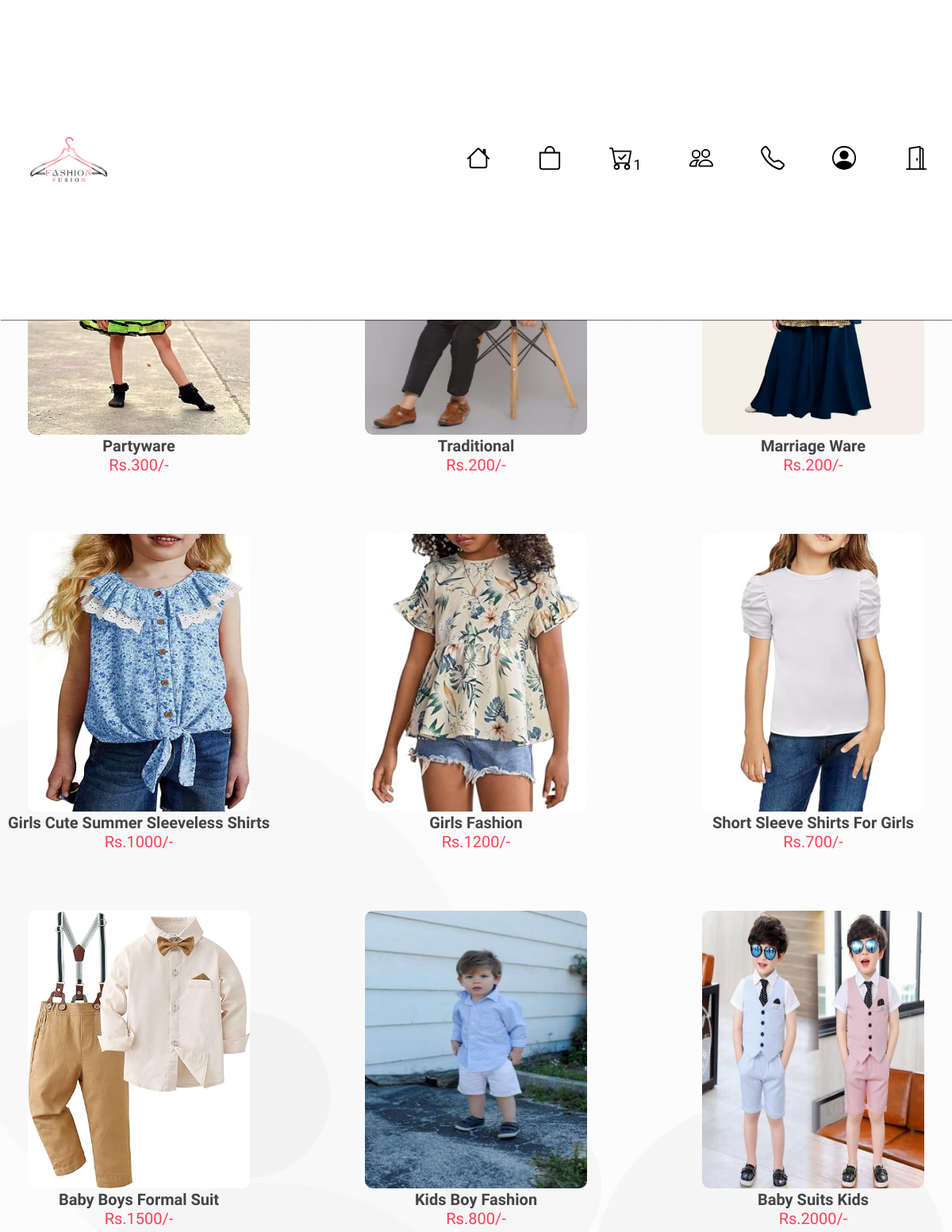
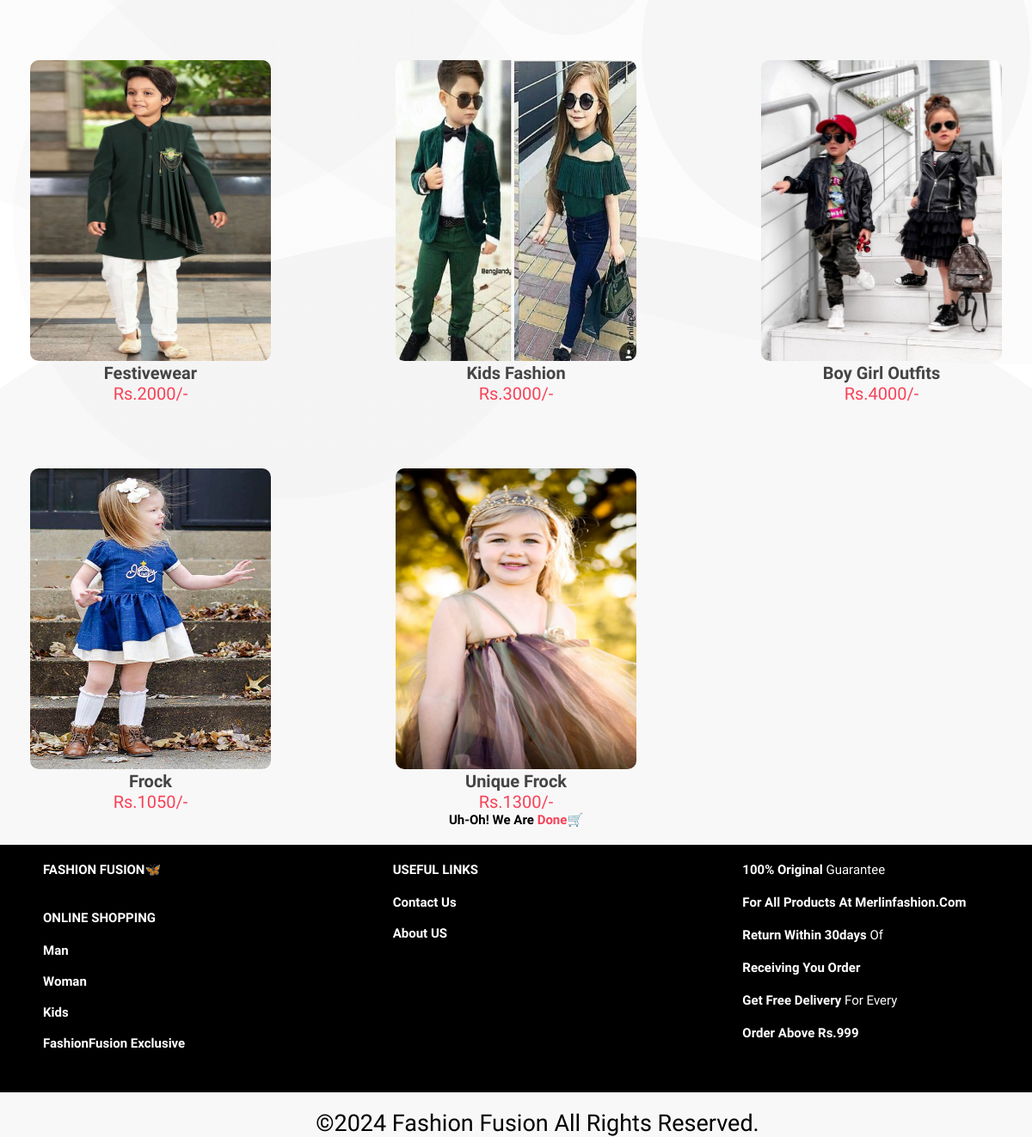
The app's page /kids.php (signed in) with its own data (2 pictures, top to bottom).
### tables this page shows
CREATE TABLE `products_kids` (
  `id` int(255) NOT NULL,
  `p_id` varchar(255) NOT NULL,
  `p_name` varchar(255) NOT NULL,
  `p_price` int(255) NOT NULL,
  `p_image` varchar(255) NOT NULL,
  `p_description` varchar(255) NOT NULL
);

### kids.php (the view, shortened to what this page needs)
<!DOCTYPE html>
<html lang="en" dir="ltr">
  <head>
    <link rel="stylesheet" href="https://cdnjs.cloudflare.com/ajax/libs/font-awesome/5.15.4/css/all.min.css">
    <link rel="stylesheet" href="css/style_index.css">
    <link rel="stylesheet" href="css/categories.css">
    <link rel="stylesheet" href="css/products.css">
    <link rel="stylesheet" href="css/nav.css">
    <head>
  <body>
  <?php @include 'header.php';?>
      <h1>Kid<span class="colored-word">'s Fashion</span></h1>
        <center><hr class="products-hr"></center>
        <br><br>
        <div class="container">
              <div class="products-container">
              <?php
                mysqli_select_db($con, "fashionfusion");
                $q1 = "SELECT * FROM `products_kids`";
                $result = mysqli_query($con, $q1);
                if(mysqli_num_rows($result) > 0){
                while($fetch_product = mysqli_fetch_assoc($result)){
                ?>
                  <a href="productdetail.php?edit=<?php echo $fetch_product['id']; ?>">
                  <div class="product">
                  <img src="admin/uploaded_img/<?php echo $fetch_product['p_image']; ?>" alt="">
                    <h3><?php echo $fetch_product['p_name']; ?></h3>
                    <div class="price">Rs.<?php echo $fetch_product['p_price']; ?>/-</div>
                  </div>
                </a>
                  <?php
                   };
                    };
                  ?>
              </div>
            </div>
            <a href='cart.php'><h4 class="msg">Uh-Oh! We are<span class="colored-word"> done</span>🛒</h4></a>
        <div class="footer-container">
      <div class="footer-1">
        <a href="index.php"><h2>FASHION FUSION🦋</h2></a>
        <br>
        <p><b>ONLINE SHOPPING</b></p>
          <h6>
            Man<br><br>
            Woman <br><br>
            Kids <br><br>
            FashionFusion Exclusive<br><br>
          </h6>
      </div>
      <div class="footer-2">
        <p><b>USEFUL LINKS</b></p>
        <h6>
         <a href=""> Contact Us<br><br></a>
         <a href=""> About US<br><br></a>
        </h6>
      </div>
      <div class="footer-3">
        <p><b>100% Original</b> guarantee</p>
          <h6>
            for all products at merlinfashion.com
          </h6>
        <p><b>Return within 30days</b> of</p>
          <h6>
            receiving you order
          </h6>
        <p><b>Get free delivery</b> for every</p>
          <h6>
            order above Rs.999
          </h6>
      </div>
    </div>
  <p class="copy-right">&copy;2024 Fashion Fusion All Rights Reserved.</p>
  </body>
</html>

### css/style_index.css (style rules this page uses)
* { margin:0; padding:0; box-sizing:border-box; }
a { outline: 0; color: #fff; }
body { font-family: "Comfortaa", sans-serif; background-image: radial-gradient(circle at 13% 47%, rgba(140, 140, 140,0.03) 0%, rgba(140, 140, 140,0.03) 25%,transparent 25%, transparent 100%),radial-gradient(circle at 28% 63%, rgba(143, 143, 143,0.03) 0%, rgba(143, 143, 143,0.03) 16%,transparent 16%, transparent 100%),radial-gradient(circle at 81% 56%, rgba(65, 65, 65,0.03) 0%, rgba(65, 65, 65,0.03) 12%,transparent 12%, transparent 100%),radial-gradient(circle at 26% 48%, rgba(60, 60, 60,0.03) 0%, rgba(60, 60, 60,0.03) 6%,transparent 6%, transparent 100%),radial-gradient(circle at 97% 17%, rgba(150, 150, 150,0.03) 0%, rgba(150, 150, 150,0.03) 56%,transparent 56%, transparent 100%),radial-gradient(circle at 50% 100%, rgba(25, 25, 25,0.03) 0%, rgba(25, 25, 25,0.03) 36%,transparent 36%, transparent 100%),radial-gradient(circle at 55% 52%, rgba(69, 69, 69,0.03) 0%, rgba(69, 69, 69,0.03) 6%,transparent 6%, transparent 100%),linear-gradient(90deg, rgb(255,255,255),rgb(255,255,255)); background-attachment: fixed; }
img { max-width: 100%; height: auto; }
.footer-container { align-content: center; display:grid; grid-template-columns: 1fr 1fr 1fr ; grid-gap: 20px; background-color: black; object-fit: cover; padding-bottom:30px; }
.footer-container .footer-1, .footer-2, .footer-3, h5,h4,h2,h3,h6,p { color:white; font-size: 15px; }
.footer-container .footer-1 h2,p,h5,h6 { padding-left:50px; padding-top:20px }
.copy-right { text-align: center; color:#000000; font-size:27px; }

### css/categories.css (style rules this page uses)
* { margin:0; padding:0; box-sizing: border-box; }
h1 { padding-top: 110px; margin:20px; text-align: center; }

### css/products.css (style rules this page uses)
* { font-family: "Comfortaa", sans-serif; margin:0; padding:0; box-sizing: border-box; outline: none; border:none; text-decoration: none; transition: all .2s linear; text-transform: capitalize; }
html { font-size: 62.5%; overflow-x: hidden; }
body { background-image: radial-gradient(circle at 13% 47%, rgba(140, 140, 140,0.03) 0%, rgba(140, 140, 140,0.03) 25%,transparent 25%, transparent 100%),radial-gradient(circle at 28% 63%, rgba(143, 143, 143,0.03) 0%, rgba(143, 143, 143,0.03) 16%,transparent 16%, transparent 100%),radial-gradient(circle at 81% 56%, rgba(65, 65, 65,0.03) 0%, rgba(65, 65, 65,0.03) 12%,transparent 12%, transparent 100%),radial-gradient(circle at 26% 48%, rgba(60, 60, 60,0.03) 0%, rgba(60, 60, 60,0.03) 6%,transparent 6%, transparent 100%),radial-gradient(circle at 97% 17%, rgba(150, 150, 150,0.03) 0%, rgba(150, 150, 150,0.03) 56%,transparent 56%, transparent 100%),radial-gradient(circle at 50% 100%, rgba(25, 25, 25,0.03) 0%, rgba(25, 25, 25,0.03) 36%,transparent 36%, transparent 100%),radial-gradient(circle at 55% 52%, rgba(69, 69, 69,0.03) 0%, rgba(69, 69, 69,0.03) 6%,transparent 6%, transparent 100%),linear-gradient(90deg, rgb(255,255,255),rgb(255,255,255)); background-attachment: fixed; }
.container { max-width: 1200px; margin:0 auto; }
.container .products-container { display: grid; grid-template-columns: repeat(auto-fit, 35rem); gap:75px; }
.container .products-container .product { text-align: center; border-radius: 10px; outline-offset: -1.5rem; cursor: pointer; }
.container .products-container .product img { height: 350px; width: 80%; border-radius: 10px; }
.container .products-container .product h3 { font-size: 2rem; color:#444; }
.container .products-container .product .price { font-size: 2rem; color:#f84258; }
.colored-word { color:#f84258; }
.msg { color:black; text-align:center; padding-bottom:20px; }

### css/nav.css (style rules this page uses)
a { text-decoration: none; }

### records on screen
products_kids: p_name "Partyware", p_price "300"
products_kids: p_name "Traditional", p_price "200"
products_kids: p_name "Marriage Ware", p_price "200"
products_kids: p_image (picture), p_name "Girls Cute Summer Sleeveless Shirts", p_price "1000"
products_kids: p_image (picture), p_name "Girls Fashion", p_price "1200"
products_kids: p_image (picture), p_name "Short Sleeve Shirts For Girls", p_price "700"
products_kids: p_image (picture), p_name "Baby Boys Formal Suit", p_price "1500"
products_kids: p_image (picture), p_name "Kids Boy Fashion", p_price "800"
products_kids: p_image (picture), p_name "Baby Suits Kids", p_price "2000"
products_kids: p_image (picture), p_name "Festivewear", p_price "2000"
products_kids: p_image (picture), p_name "Kids Fashion", p_price "3000"
products_kids: p_image (picture), p_name "Boy Girl Outfits", p_price "4000"
products_kids: p_image (picture), p_name "Frock", p_price "1050"
products_kids: p_image (picture), p_name "Unique Frock", p_price "1300"

### other values on screen
$num_rows "1"
